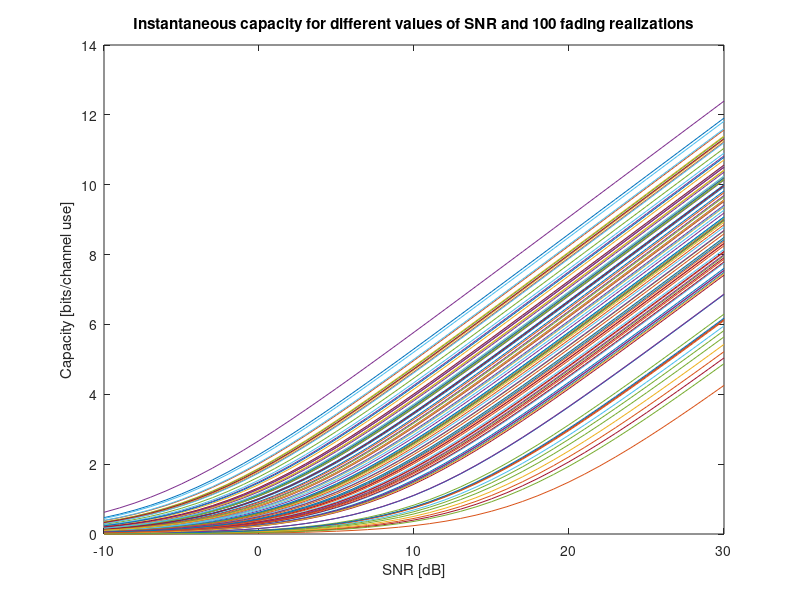
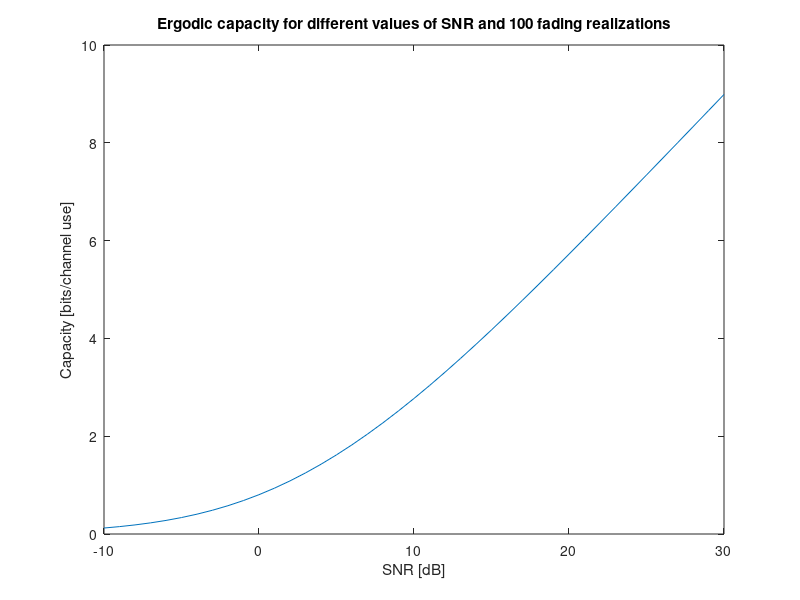
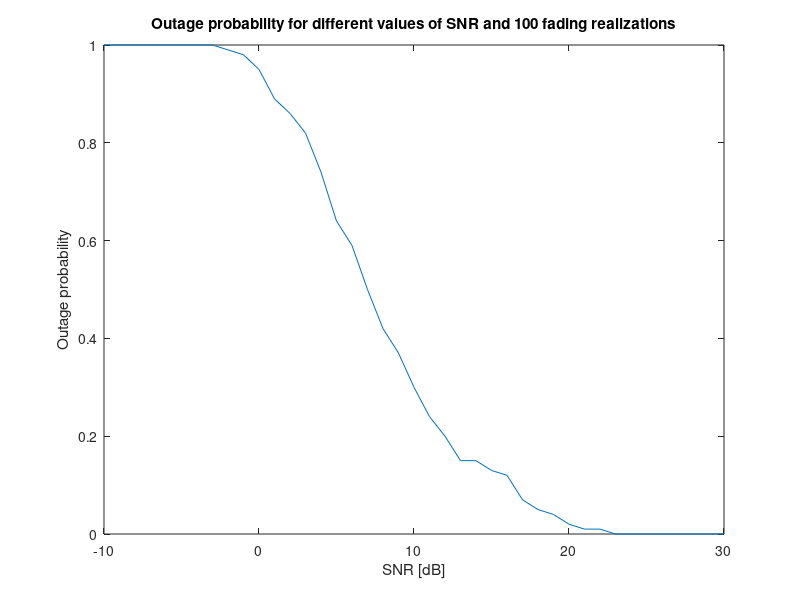

Source code (MATLAB) for these figures, in order:
%% Instantaneous capacity vs SNR

% Defining the number of fading realizations
nFading = 100;

% Defininf SNR in dB and in linear scale
snrdB = -10:1:30;
snr = 10.^(snrdB/10);

% Defining the fading coefficient with mean 0 and variance 1/2
h = (randn(nFading, 1) + 1i * randn(nFading, 1))/(sqrt(2));
 
% Calculating the instantaneous capacity from the formula
InstC = log2(1+abs(h).^2*snr);

% Plotting of C vs SNR
figure(1)
plot(snrdB, InstC);
title('Instantaneous capacity for different values of SNR and 100 fading realizations');
xlabel('SNR [dB]');
ylabel('Capacity [bits/channel use]');

%% Ergodic capacity vs SNR

% Calculating the ergodic capacity by taking the average value from the instantaneous capacity
ergoC = mean(InstC, 1);

% Plotting of C vs SNR
figure(2)
plot(snrdB, ergoC);
title('Ergodic capacity for different values of SNR and 100 fading realizations');
xlabel('SNR [dB]');
ylabel('Capacity [bits/channel use]');

%% Outage probability vs SNR

% Defining the target rate
R = 2;

% Finding the number of realizations where the instantaneous capacity is
% smaller than the target value
outage_count = sum(InstC < R);

% Calculating the probability with the number of fading realizations
outage_prob = outage_count / nFading;

% Plotting of outage probabilty vs SNR
figure(3)
plot(snrdB, outage_prob);
title('Outage probability for different values of SNR and 100 fading realizations');
xlabel('SNR [dB]');
ylabel('Outage probability');